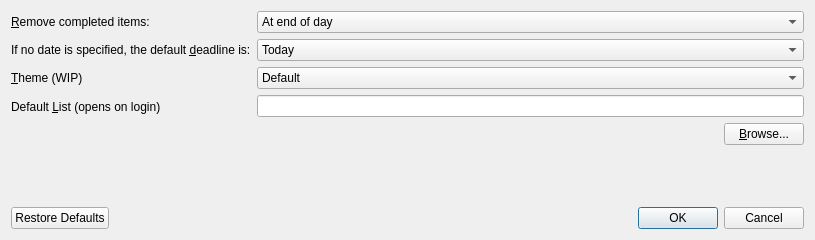
<?xml version="1.0" encoding="UTF-8"?>
<ui version="4.0">
 <class>SettingsDialog</class>
 <widget class="QDialog" name="SettingsDialog">
  <property name="geometry">
   <rect>
    <x>0</x>
    <y>0</y>
    <width>815</width>
    <height>240</height>
   </rect>
  </property>
  <property name="windowTitle">
   <string>Settings</string>
  </property>
  <layout class="QVBoxLayout" name="verticalLayout">
   <item>
    <layout class="QFormLayout" name="formLayout">
     <item row="0" column="0">
      <widget class="QLabel" name="completedItemsLabel">
       <property name="text">
        <string>&amp;Remove completed items:</string>
       </property>
       <property name="buddy">
        <cstring>completedItemsBox</cstring>
       </property>
      </widget>
     </item>
     <item row="1" column="0">
      <widget class="QLabel" name="defaultDeadlineLabel">
       <property name="text">
        <string>If no date is specified, the default &amp;deadline is:</string>
       </property>
       <property name="buddy">
        <cstring>defaultDeadlineBox</cstring>
       </property>
      </widget>
     </item>
     <item row="1" column="1">
      <widget class="QComboBox" name="defaultDeadlineBox">
       <property name="editable">
        <bool>false</bool>
       </property>
       <item>
        <property name="text">
         <string>Today</string>
        </property>
       </item>
       <item>
        <property name="text">
         <string>Tomorrow</string>
        </property>
       </item>
       <item>
        <property name="text">
         <string>Not set</string>
        </property>
       </item>
      </widget>
     </item>
     <item row="0" column="1">
      <widget class="QComboBox" name="completedItemsBox">
       <property name="editable">
        <bool>false</bool>
       </property>
       <property name="frame">
        <bool>true</bool>
       </property>
       <item>
        <property name="text">
         <string>At end of day</string>
        </property>
       </item>
       <item>
        <property name="text">
         <string>At end of next day</string>
        </property>
       </item>
       <item>
        <property name="text">
         <string>Never</string>
        </property>
       </item>
      </widget>
     </item>
     <item row="3" column="0">
      <widget class="QLabel" name="defaultListLabel">
       <property name="text">
        <string>Default &amp;List (opens on login)</string>
       </property>
       <property name="buddy">
        <cstring>defaultListField</cstring>
       </property>
      </widget>
     </item>
     <item row="2" column="0">
      <widget class="QLabel" name="themeLabel">
       <property name="text">
        <string>&amp;Theme (WIP)</string>
       </property>
       <property name="buddy">
        <cstring>themeBox</cstring>
       </property>
      </widget>
     </item>
     <item row="2" column="1">
      <widget class="QComboBox" name="themeBox">
       <property name="editable">
        <bool>false</bool>
       </property>
       <item>
        <property name="text">
         <string>Default</string>
        </property>
       </item>
       <item>
        <property name="text">
         <string>Monokai</string>
        </property>
       </item>
       <item>
        <property name="text">
         <string>Solarized</string>
        </property>
       </item>
       <item>
        <property name="text">
         <string>High Contrast</string>
        </property>
       </item>
      </widget>
     </item>
     <item row="3" column="1">
      <layout class="QVBoxLayout" name="verticalLayout_2">
       <item>
        <widget class="QLineEdit" name="defaultListField"/>
       </item>
       <item>
        <layout class="QHBoxLayout" name="horizontalLayout">
         <item>
          <spacer name="horizontalSpacer">
           <property name="orientation">
            <enum>Qt::Horizontal</enum>
           </property>
           <property name="sizeHint" stdset="0">
            <size>
             <width>40</width>
             <height>20</height>
            </size>
           </property>
          </spacer>
         </item>
         <item>
          <widget class="QPushButton" name="selectFileButton">
           <property name="text">
            <string>&amp;Browse...</string>
           </property>
          </widget>
         </item>
        </layout>
       </item>
      </layout>
     </item>
    </layout>
   </item>
   <item>
    <widget class="QDialogButtonBox" name="buttonBox">
     <property name="cursor">
      <cursorShape>PointingHandCursor</cursorShape>
     </property>
     <property name="orientation">
      <enum>Qt::Horizontal</enum>
     </property>
     <property name="standardButtons">
      <set>QDialogButtonBox::Cancel|QDialogButtonBox::Ok|QDialogButtonBox::RestoreDefaults</set>
     </property>
    </widget>
   </item>
  </layout>
 </widget>
 <tabstops>
  <tabstop>completedItemsBox</tabstop>
  <tabstop>defaultDeadlineBox</tabstop>
  <tabstop>themeBox</tabstop>
  <tabstop>defaultListField</tabstop>
  <tabstop>selectFileButton</tabstop>
  <tabstop>buttonBox</tabstop>
 </tabstops>
 <resources/>
 <connections>
  <connection>
   <sender>buttonBox</sender>
   <signal>accepted()</signal>
   <receiver>SettingsDialog</receiver>
   <slot>accept()</slot>
   <hints>
    <hint type="sourcelabel">
     <x>248</x>
     <y>254</y>
    </hint>
    <hint type="destinationlabel">
     <x>157</x>
     <y>274</y>
    </hint>
   </hints>
  </connection>
  <connection>
   <sender>buttonBox</sender>
   <signal>rejected()</signal>
   <receiver>SettingsDialog</receiver>
   <slot>reject()</slot>
   <hints>
    <hint type="sourcelabel">
     <x>316</x>
     <y>260</y>
    </hint>
    <hint type="destinationlabel">
     <x>286</x>
     <y>274</y>
    </hint>
   </hints>
  </connection>
 </connections>
</ui>
